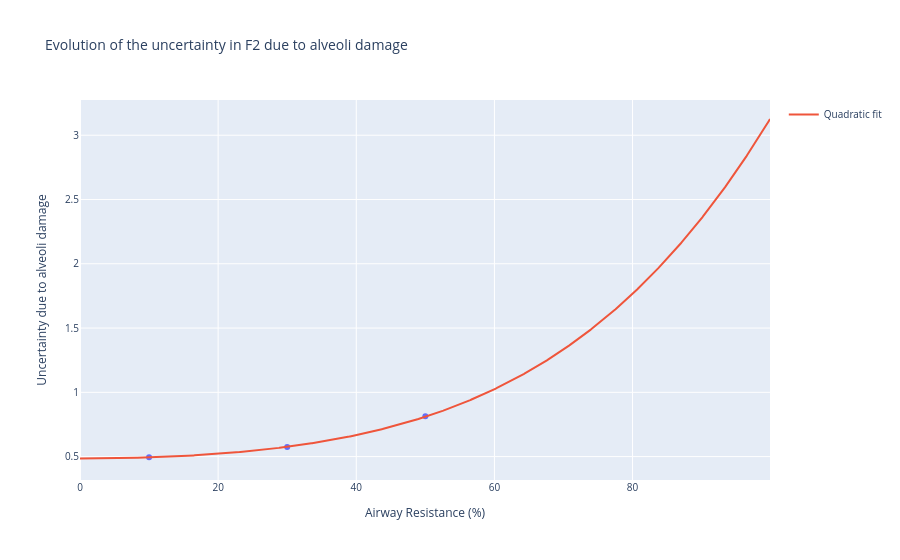

The cell this chart's notebook holds for it:
### Code cell
# Fit alveoli damage's std in function of airway resistance
# Std = f(AR), f being a function of order 4
# Plot the points: (10, 0.495), (30, 0.574), (50, 0.813)
fig = px.scatter(
    x=[10, 30, 50],
    # TODO: Shouldn't use the diff, but the std down
    y=[0.495, 0.574, 0.813],
    title="Evolution of the uncertainty in F2 due to alveoli damage",
)
fig.update_layout(
    font=dict(size=10),
)
fig.update_xaxes(
    title_text="Airway Resistance (%)",
)
fig.update_yaxes(
    title_text="Uncertainty due to alveoli damage",
)
# Add quadratic fit
x = np.arange(0, 100, 0.1)
y = 0.000085 * x**2 + 0.000000018 * x**4 + 0.485
fig.add_trace(go.Scatter(x=x, y=y, name="Quadratic fit"))
fig.show()

### Figure 1 — Plotly figure (JSON) as saved in the notebook; plotly's stock layout.template omitted (floating-point values rounded to 4 significant figures; data arrays with more than 128 entries replaced by an {"elided": "..."} marker saying what was removed)
{"data": [{"hovertemplate": "x=%{x}<br>y=%{y}<extra></extra>", "legendgroup": "", "marker": {"color": "#636efa", "symbol": "circle"}, "mode": "markers", "name": "", "orientation": "v", "showlegend": false, "type": "scatter", "x": [10, 30, 50], "xaxis": "x", "y": [0.495, 0.574, 0.813], "yaxis": "y"}, {"name": "Quadratic fit", "type": "scatter", "x": {"elided": "1000 float values"}, "y": {"elided": "1000 float values"}}], "layout": {"font": {"size": 10}, "legend": {"tracegroupgap": 0}, "title": {"text": "Evolution of the uncertainty in F2 due to alveoli damage"}, "xaxis": {"anchor": "y", "domain": [0, 1], "title": {"text": "Airway Resistance (%)"}}, "yaxis": {"anchor": "x", "domain": [0, 1], "title": {"text": "Uncertainty due to alveoli damage"}}}}
